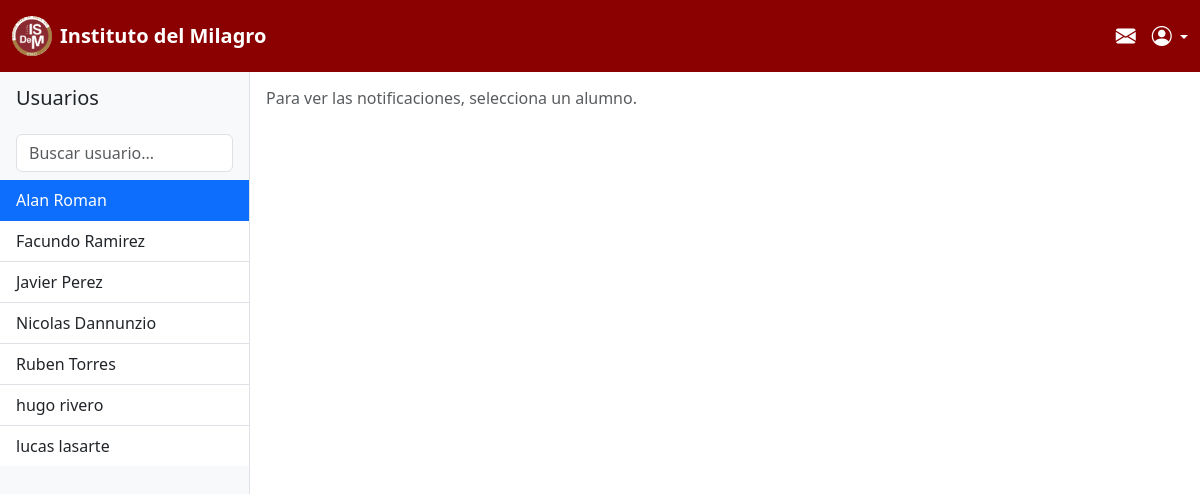
/panel/, run on the app's committed database.
### mensajes/models.py (models this page shows)
class PerfilAlumno(models.Model):
    user = models.OneToOneField(User, on_delete=models.CASCADE)
    dni = models.CharField(max_length=20, unique=True)
    telefono = models.CharField(max_length=20, blank=True, null=True)
    direccion = models.CharField(max_length=200, blank=True, null=True)
    carrera = models.ForeignKey(Carrera, on_delete=models.SET_NULL, blank=True, null=True)
    estado_documentacion = models.BooleanField(default=True)  # True = completa, False = faltante
    estado_pago = models.BooleanField(default=True)  # True = al día, False = pendiente
    def __str__(self):
        return f"{self.user.first_name} {self.user.last_name}"

### mensajes/views.py (the view)
# urls.py: path('panel/', views.panel_admin, name='panel_admin'),
def panel_admin(request):
    alumnos = PerfilAlumno.objects.filter(user__is_staff=False).order_by('user__first_name')
    print(alumnos)
    alumno_seleccionado = alumnos.first() if alumnos.exists() else None
    notificaciones = []
    if alumno_seleccionado:
        notificaciones = Notificacion.objects.filter(alumnos=alumno_seleccionado).order_by('-fecha_envio')
    context = {
        'alumnos': alumnos,
        'alumno_seleccionado': alumno_seleccionado,
        'notificaciones': notificaciones,
    }
    return render(request, 'mensajes/panel_admin.html', context)

### mensajes/templates/mensajes/panel_admin.html (shortened to what this page needs)
<!DOCTYPE html>
<html lang="es">
<head>
    <link href="https://cdn.jsdelivr.net/npm/bootstrap@5.3.1/dist/css/bootstrap.min.css" rel="stylesheet">
    <link rel="stylesheet" href="https://cdn.jsdelivr.net/npm/bootstrap-icons@1.11.3/font/bootstrap-icons.min.css">
</head>
<body style="padding-top: 70px;">
    {% include "mensajes/navbar.html" %}
<div class="d-flex vh-100">
    <div class="sidebar bg-light border-end">
        <h5 class="p-3">Usuarios</h5>
        <div class="px-3 pb-2">
            <input type="text" id="searchUser" class="form-control" placeholder="Buscar usuario...">
        </div>
        <ul id="alumnosList" class="list-group list-group-flush">
            {% for alumno in alumnos %}
                <li class="list-group-item {% if alumno == alumno_seleccionado %}active{% endif %}" data-alumno-id="{{ alumno.id }}">
                    {{ alumno.user.first_name }} {{ alumno.user.last_name }}
                </li>
            {% endfor %}
        </ul>
    </div>
    <div class="chat-area d-flex flex-column flex-grow-1">
        <div class="messages flex-grow-1 p-3" style="overflow-y: auto;">
            <p id="mensaje-inicial" class="text-muted">
                Para ver las notificaciones, selecciona un alumno.
            </p>
        </div>
    </div>
</div>
</body>
</html>

### mensajes/templates/mensajes/panel_admin.html (style rules this page uses)
body { height: 100vh; }
.sidebar { width: 250px; height: 100%; overflow-y: auto; border-right: 1px solid #ddd; }
.chat-area { flex: 1; display: flex; flex-direction: column; height: 100%; }
.messages { flex: 1; overflow-y: auto; padding: 15px; }

### data on the page
PerfilAlumno: user.first_name "Alan", user.last_name "Roman"
PerfilAlumno: user.first_name "Facundo", user.last_name "Ramirez"
PerfilAlumno: user.first_name "Javier", user.last_name "Perez"
PerfilAlumno: user.first_name "Nicolas", user.last_name "Dannunzio"
PerfilAlumno: user.first_name "Ruben", user.last_name "Torres"
PerfilAlumno: user.first_name "hugo", user.last_name "rivero"
PerfilAlumno: user.first_name "lucas", user.last_name "lasarte"
